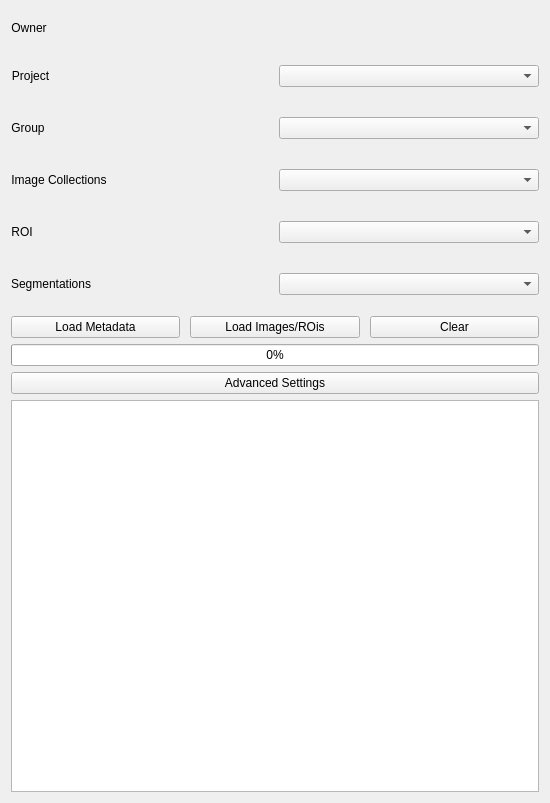
<?xml version="1.0" encoding="UTF-8"?>
<ui version="4.0">
 <class>Form</class>
 <widget class="QWidget" name="Form">
  <property name="geometry">
   <rect>
    <x>0</x>
    <y>0</y>
    <width>550</width>
    <height>803</height>
   </rect>
  </property>
  <property name="windowTitle">
   <string>Form</string>
  </property>
  <layout class="QVBoxLayout" name="verticalLayout_2">
   <item>
    <layout class="QGridLayout" name="gridLayout">
     <property name="topMargin">
      <number>10</number>
     </property>
     <property name="horizontalSpacing">
      <number>7</number>
     </property>
     <property name="verticalSpacing">
      <number>30</number>
     </property>
     <item row="7" column="1">
      <layout class="QHBoxLayout" name="ic_hbox">
       <item>
        <widget class="QComboBox" name="ic_cbbox"/>
       </item>
      </layout>
     </item>
     <item row="7" column="0" alignment="Qt::AlignLeft">
      <widget class="QLabel" name="label_2">
       <property name="text">
        <string>Image Collections</string>
       </property>
       <property name="alignment">
        <set>Qt::AlignCenter</set>
       </property>
      </widget>
     </item>
     <item row="8" column="0" alignment="Qt::AlignLeft">
      <widget class="QLabel" name="roi_lbl">
       <property name="text">
        <string>ROI</string>
       </property>
       <property name="alignment">
        <set>Qt::AlignCenter</set>
       </property>
      </widget>
     </item>
     <item row="9" column="0">
      <widget class="QLabel" name="seg_lbl">
       <property name="text">
        <string>Segmentations</string>
       </property>
      </widget>
     </item>
     <item row="6" column="0" alignment="Qt::AlignLeft">
      <widget class="QLabel" name="group_lbl">
       <property name="text">
        <string>Group</string>
       </property>
       <property name="alignment">
        <set>Qt::AlignCenter</set>
       </property>
      </widget>
     </item>
     <item row="4" column="0" alignment="Qt::AlignLeft">
      <widget class="QLabel" name="owner_lbl">
       <property name="text">
        <string>Owner</string>
       </property>
       <property name="alignment">
        <set>Qt::AlignCenter</set>
       </property>
      </widget>
     </item>
     <item row="4" column="1">
      <layout class="QHBoxLayout" name="owner_hbox"/>
     </item>
     <item row="8" column="1">
      <layout class="QHBoxLayout" name="roi_hbox">
       <item>
        <widget class="QComboBox" name="roi_cbbox"/>
       </item>
      </layout>
     </item>
     <item row="5" column="0" alignment="Qt::AlignLeft">
      <widget class="QLabel" name="project_lbl">
       <property name="text">
        <string>Project</string>
       </property>
       <property name="scaledContents">
        <bool>true</bool>
       </property>
       <property name="alignment">
        <set>Qt::AlignCenter</set>
       </property>
      </widget>
     </item>
     <item row="6" column="1">
      <layout class="QHBoxLayout" name="group_hbox">
       <item>
        <widget class="QComboBox" name="group_cbbox"/>
       </item>
      </layout>
     </item>
     <item row="5" column="1">
      <layout class="QHBoxLayout" name="project_hbox">
       <item>
        <widget class="QComboBox" name="project_cbbox"/>
       </item>
      </layout>
     </item>
     <item row="9" column="1">
      <layout class="QHBoxLayout" name="seg_hbox">
       <property name="spacing">
        <number>15</number>
       </property>
       <item>
        <widget class="QComboBox" name="seg_cbbox"/>
       </item>
      </layout>
     </item>
    </layout>
   </item>
   <item>
    <spacer name="horizontalSpacer">
     <property name="orientation">
      <enum>Qt::Horizontal</enum>
     </property>
     <property name="sizeHint" stdset="0">
      <size>
       <width>40</width>
       <height>15</height>
      </size>
     </property>
    </spacer>
   </item>
   <item>
    <layout class="QHBoxLayout" name="horizontalLayout_3">
     <property name="spacing">
      <number>10</number>
     </property>
     <item>
      <widget class="QPushButton" name="load_metadata_btn">
       <property name="text">
        <string>Load Metadata</string>
       </property>
      </widget>
     </item>
     <item>
      <widget class="QPushButton" name="loadn_main_btn">
       <property name="text">
        <string>Load Images/ROis</string>
       </property>
      </widget>
     </item>
     <item>
      <widget class="QPushButton" name="clear_btn">
       <property name="text">
        <string>Clear</string>
       </property>
      </widget>
     </item>
    </layout>
   </item>
   <item>
    <layout class="QHBoxLayout" name="horizontalLayout_2"/>
   </item>
   <item>
    <widget class="QProgressBar" name="status_progress">
     <property name="value">
      <number>0</number>
     </property>
    </widget>
   </item>
   <item>
    <widget class="QPushButton" name="pushButton">
     <property name="text">
      <string>Advanced Settings</string>
     </property>
    </widget>
   </item>
   <item>
    <widget class="QListWidget" name="meta_ls"/>
   </item>
  </layout>
 </widget>
 <resources/>
 <connections/>
</ui>
